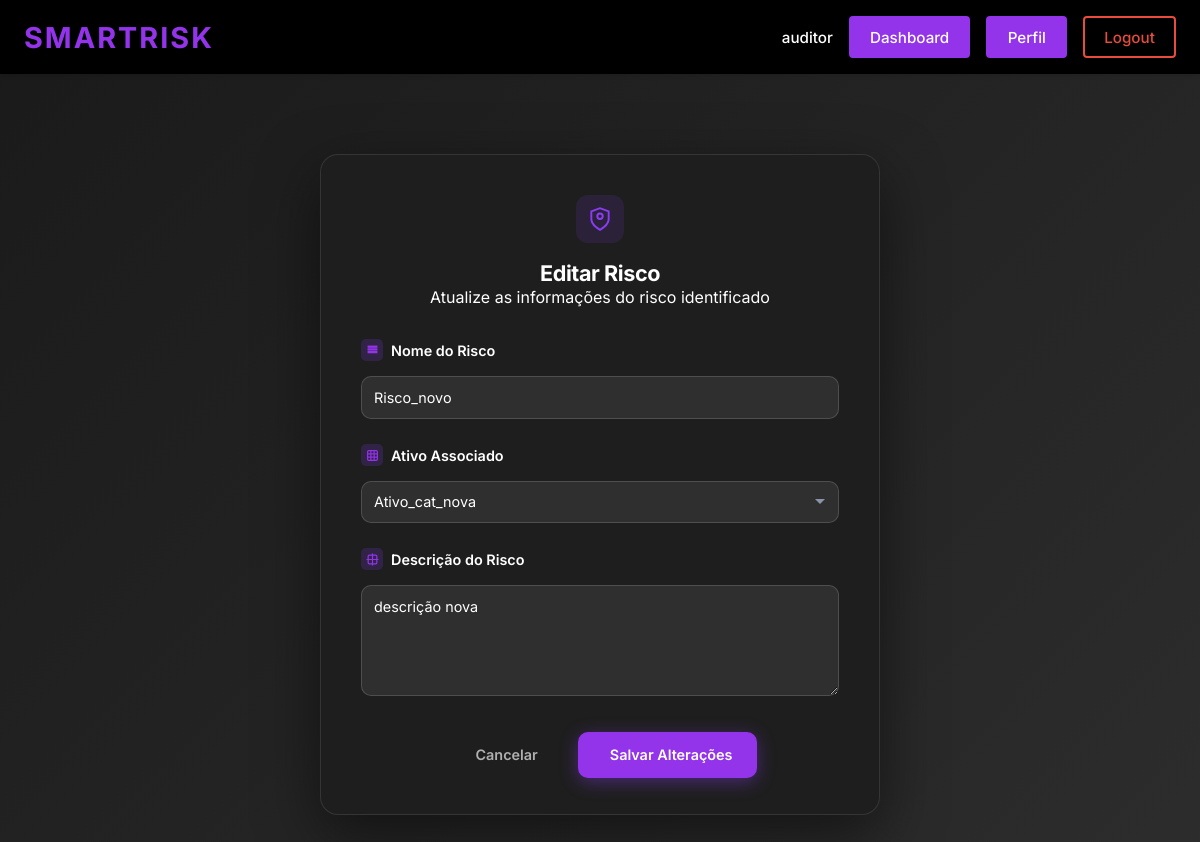
The page /editar_risco/5/ (signed in) on the database its author committed.
### ismsapp/models.py (models this page shows, shortened)
class Risco(models.Model):
    class Tipo(models.TextChoices):
        INERENTE = "inerente", "Inerente"
        RESIDUAL = "residual", "Residual"
    """The asset that is exposed to this risk. Each risk is linked to exactly one asset, but an asset can have multiple risks."""
    ativo = models.ForeignKey(
        Ativo,
        on_delete = models.CASCADE,
        related_name = "riscos",
        help_text = "O ativo que é exposto a este risco.",
    )
    """The name or title of the risk."""
    nome = models.CharField(
        max_length = 255,
        blank = False,
        help_text = "Nome ou título do risco.",
    )
    """Indicates whether this record is an inherent or residual risk assessment. This field is mainly for labelling and filtering purposes, as the actual scores are determined by the respective FK fields. In practice, most scenarios will have both an inherent and a residual assessment within the same Risco record, but this field allows explicit categorization when needed."""
    tipo = models.CharField(
        max_length = 10,
        choices = Tipo.choices,
        help_text = "Indica se este registro está rotulado como uma avaliação de risco inerente ou residual.",
    )
    """Detailed description of the risk scenario, including how the associated threats could exploit vulnerabilities in the asset and what the potential consequences would be. This should provide enough context to understand the nature of the risk and inform the assessment and treatment process."""
    descricao = models.TextField(
        help_text = "Descrição completa do cenário de risco: o que poderia acontecer, por quê, e qual seria o impacto.",
    )
    """The severity of the impact if this risk materialises and no controls are in place. This FK references a Consequencia record that defines the inherent consequence level for this risk scenario."""
    consequencia_inerente = models.ForeignKey(
        Consequencia,
        on_delete = models.PROTECT,
        related_name = "riscos_inerentes",
        null = True,
        blank = True,
        help_text = "A severidade do impacto se este risco materializar e não houver controles em vigor.",
    )
    """The likelihood that this risk will occur if no controls are in place. This FK references a Probabilidade record that defines the inherent probability level for this risk scenario."""
    probabilidade_inerente = models.ForeignKey(
        Probabilidade,
        on_delete = models.PROTECT,
        related_name = "riscos_inerentes",
        null = True,
        blank = True,
        help_text = "A probabilidade de este risco ocorrer sem qualquer controle em vigor.",
    )
    """The overall inherent risk level derived from combining the inherent consequence and probability scores. This FK references a Nivel record that defines the inherent risk level for this scenario. The Nivel records linked here should be of the 'Inerente' type to reflect that they are part of the inherent risk assessment."""
    nivel_inerente = models.ForeignKey(
        Nivel,
        on_delete = models.PROTECT,
        related_name = "riscos_inerentes",
        limit_choices_to = {"tipo": Nivel.Tipo.INERENTE},
        null = True,
        blank = True,
        help_text = (
            "O nível geral de risco inerente derivado da combinação da consequência "
            "e da probabilidade inerentes (ex.: 'Crítico', 'Alto')."
        ),
    )
    """The numerical value of the inherent risk, calculated as probability × consequence."""
    valor_risco_inerente = models.DecimalField(
        max_digits = 5,
        decimal_places = 2,
        null = True,
        blank = True,
        help_text = "Valor numérico do risco inerente (probabilidade × consequência).",
    )
    """The severity of the impact after the planned controls or mitigations have been applied. This FK references a Consequencia record that defines the residual consequence level for this risk scenario."""
    consequencia_residual = models.ForeignKey(
        Consequencia,
        on_delete = models.PROTECT,
        related_name = "riscos_residuais",
        null = True,
        blank = True,
        help_text = "A severidade do impacto após a aplicação dos controles ou mitigações planejados.",
    )
    """The likelihood that this risk will still occur after the planned controls or mitigations have been applied. This FK references a Probabilidade record that defines the residual probability level for this risk scenario."""
    probabilidade_residual = models.ForeignKey(
        Probabilidade,
        on_delete = models.PROTECT,
        related_name = "riscos_residuais",
        null = True,
        blank = True,
        help_text = "A probabilidade de este risco ainda ocorrer após a aplicação dos controles.",
    )
    """The overall residual risk level derived from combining the residual consequence and probability scores. This FK references a Nivel record that defines the residual risk level for this scenario. The Nivel records linked here should be of the 'Residual' type to reflect that they are part of the residual risk assessment. This is the target level the organisation aims to reach through treatment."""
    nivel_residual = models.ForeignKey(
        Nivel,
        on_delete = models.PROTECT,
        related_name = "riscos_residuais",
        limit_choices_to = {"tipo": Nivel.Tipo.RESIDUAL},
        null = True,
        blank = True,
        help_text = (
            "O nível geral de risco residual derivado da combinação da consequência "
            "e da probabilidade residuais. Este é o nível alvo que a organização "
            "pretende alcançar por meio do tratamento."
        ),
    )
    """The numerical value of the residual risk, calculated as probability × consequence after controls."""
    valor_risco_residual = models.DecimalField(
        max_digits = 5,
        decimal_places = 2,
        null = True,
        blank = True,
        help_text = "Valor numérico do risco residual após aplicação dos controles.",
    )
    """The treatment plans selected to address this risk. More than one treatment can apply (e.g. mitigar + compartilhar), and a single treatment plan can be linked to multiple risks if it addresses common scenarios."""
    tratamentos = models.ManyToManyField(
        Tratamento,
        related_name = "riscos",
        blank = True,
        help_text = (
            "Os planos de tratamento selecionados para lidar com este risco. "
            "Mais de um tratamento pode ser aplicado (e.g. mitigar + compartilhar)."
        ),
    )
    class Meta:
        verbose_name = "Risco"
        verbose_name_plural = "Riscos"

### ismsapp/views.py (the view, shortened to what this page needs)
# urls.py: path("editar_risco/<int:risco_id>/", views.UpdateRiscoView.as_view(), name="editar_risco"),
class UpdateRiscoView(View):
    form_class = AtualizacaoRiscosForm
    template_name = "ismsapp/editar_risco.html"
    def _check_permission(self, user):
        if not user.is_authenticated:
            return False
        user_profile = getattr(user, 'profile', None)
        if not user_profile:
            return False
        allowed_actors = [
            UserProfile.Actor.AUDITOR,
            UserProfile.Actor.ANALISTA
        ]
        return user_profile.actor_type in allowed_actors
    @method_decorator(login_required(login_url="login"))
    def get(self, request, risco_id=None, *args, **kwargs):
        if not self._check_permission(request.user):
            return redirect('dashboard')
        from .models import Risco
        if not risco_id:
            return redirect('lista_riscos')
        try:
            risco = Risco.objects.get(id=risco_id)
        except Risco.DoesNotExist:
            return redirect('lista_riscos')
        form = self.form_class(initial={
            'nome': risco.nome,
            'descricao': risco.descricao,
            'ativo': risco.ativo
        })
        contexto = {
            'form': form,
            'risco': risco,
            'risco_id': risco_id,
        }
        return render(request, self.template_name, contexto)

### ismsapp/forms.py
class AtualizacaoRiscosForm(forms.Form):
    nome = forms.CharField(
        max_length=255,
        label='Nome do Risco',
        widget=forms.TextInput(attrs={
            'class': 'form-control',
            'placeholder': 'Nome do Risco'
        })
    )
    descricao = forms.CharField(
        label='Descrição do Risco',
        widget=forms.Textarea(attrs={
            'class': 'form-control',
            'placeholder': 'Descreva o risco em detalhes...',
            'rows': 5
        })
    )
    ativo = forms.ModelChoiceField(
        label='Ativo Associado',
        queryset=Ativo.objects.all(),
        empty_label='Selecione o ativo correspondente',
        widget=forms.Select(attrs={
            'class': 'form-control'
        })
    )

### ismsapp/models.py (called while the page is built)
    def __str__(self):
        return f"{self.nome}"

### ismsapp/templates/ismsapp/editar_risco.html (shortened to what this page needs)
{% extends "ismsapp/base.html" %}
{% load static %}
{% block extra_css %}
    <link href="{% static 'css/ismsapp/identificacao_riscos.css' %}" rel="stylesheet">
{% endblock %}
{% block content %}
    <div class="page">
        <form method="post" action="" class="card">
            <div class="card-header">
                <div class="shield-wrap">
                    <svg width="26" height="26" viewBox="0 0 24 24" fill="none" stroke="#8b3cf7" stroke-width="1.8">
                        <path d="M12 22s8-4 8-10V5l-8-3-8 3v7c0 6 8 10 8 10z"/>
                        <path d="M12 12c1.5 0 2.5-1 2.5-2.5C14.5 8 13.5 7 12 7c-1.5 0-2.5 1-2.5 2.5C9.5 11 10.5 12 12 12z"/>
                    </svg>
                </div>
                <div>
                    <h1 class="card-title">Editar Risco</h1>
                    <p class="card-description">Atualize as informações do risco identificado</p>
                </div>
            </div>
            <div class="section">
                <div class="section-label">
                    <span class="s-icon s-purple">
                        <svg width="13" height="13" viewBox="0 0 24 24" fill="none" stroke="currentColor" stroke-width="2.2">
                            <path d="M4 4h16v2H4V4z"/>
                            <path d="M4 9h16v2H4V9z"/>
                            <path d="M4 14h16v2H4v-2z"/>
                        </svg>
                    </span>
                    {{ form.nome.label }}
                </div>
                {{ form.nome }}
            </div>
            <div class="section">
                <div class="section-label">
                    <span class="s-icon s-purple">
                        <svg width="13" height="13" viewBox="0 0 24 24" fill="none" stroke="currentColor" stroke-width="2.2">
                            <rect x="3" y="3" width="18" height="18" rx="2"/>
                            <line x1="9" y1="3" x2="9" y2="21"/>
                            <line x1="15" y1="3" x2="15" y2="21"/>
                            <line x1="3" y1="9" x2="21" y2="9"/>
                            <line x1="3" y1="15" x2="21" y2="15"/>
                        </svg>
                    </span>
                    {{ form.ativo.label }}
                </div>
                {{ form.ativo }}
            </div>
            <div class="section">
                <div class="section-label">
                    <span class="s-icon s-purple">
                        <svg width="13" height="13" viewBox="0 0 24 24" fill="none" stroke="currentColor" stroke-width="2.2">
                            <path d="M12 1v22M1 12h22"/>
                            <rect x="4" y="4" width="16" height="16" rx="2"/>
                        </svg>
                    </span>
                    {{ form.descricao.label }}
                </div>
                {{ form.descricao }}
            </div>
            <div class="form-buttons">
                <a href="{% url 'lista_riscos' %}" class="btn btn-cancel">
                     Cancelar
                    </a>
                    <button type="submit" class="btn btn-confirm">
                         Salvar Alterações
                    </button>
                </div>
            </form>
        </div>
{% endblock %}

### ismsapp/templates/ismsapp/base.html (shortened to what this page needs)
{% load static %}
<!DOCTYPE html>
<html lang="en">
<head>
    <link rel="stylesheet" href="{% static 'css/ismsapp/header.css' %}">
    {% block extra_css %}{% endblock %}
</head>
<body>
    <header class="isms-header">
        <div class="header-container">
            <a href="{% url 'home' %}" class="header-logo">
                <span class="logo-text">SmartRisk</span>
            </a>
            <nav class="header-nav">
                {% if user.is_authenticated %}
                    <div class="nav-user">
                        <span class="username">{{ user.username }}</span>
                        <a href="{% url 'dashboard' %}" class="nav-button dashboard-button">
                            Dashboard
                        </a>
                        <a href="{% url 'profile' %}" class="nav-button profile-button">
                            Perfil
                        </a>
                        <a href="{% url 'logout' %}" class="nav-button logout-button">
                            Logout
                        </a>
                    </div>
                {% endif %}
            </nav>
        </div>
    </header>
    <main class="main-content">
        {% block content %}{% endblock %}
    </main>
</body>
</html>

### ismsapp/static/css/ismsapp/header.css (style rules this page uses)
.isms-header { background-color: #000000; color: white; padding: 1rem 0; box-shadow: 0 2px 4px rgba(0, 0, 0, 0.1); position: sticky; top: 0; z-index: 100; }
.header-container { max-width: 1200px; margin: 0 auto; padding: 0 1.5rem; display: flex; justify-content: space-between; align-items: center; }
.header-logo { text-decoration: none; color: white; display: flex; align-items: center; gap: 0.5rem; }
.logo-text { font-size: 1.8rem; font-weight: 700; letter-spacing: 2px; color: #9333ea; text-transform: uppercase; transition: color 0.3s ease; }
.header-nav { display: flex; align-items: center; gap: 1rem; }
.nav-user, .nav-auth { display: flex; align-items: center; gap: 1rem; }
.username { font-size: 0.95rem; color: #ffffff; font-weight: 500; padding: 0; background-color: transparent; }
.nav-button { padding: 0.6rem 1.2rem; border-radius: 4px; text-decoration: none; font-size: 0.95rem; font-weight: 500; transition: all 0.3s ease; cursor: pointer; border: none; display: inline-block; }
.profile-button { background-color: #9333ea; color: white; border: 2px solid #9333ea; }
.dashboard-button { background-color: #9333ea; color: white; border: 2px solid #9333ea; }
.logout-button { background-color: transparent; color: #e74c3c; border: 2px solid #e74c3c; }
.main-content { max-width: 1200px; margin: 2rem auto; padding: 0 1.5rem; }

### rows shown on the page
Risco: nome "Risco_novo", ativo "Ativo_cat_nova", descricao "descrição nova"

### other values the page prints
{{ user.username }} "auditor"
